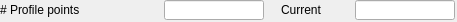
   <widget class="caFrame" name="caFrame_0">
    <property name="geometry">
     <rect>
      <x>55</x>
      <y>56</y>
      <width>457</width>
      <height>22</height>
     </rect>
    </property>
    <widget class="caLabel" name="caLabel_1">
     <property name="geometry">
      <rect>
       <x>0</x>
       <y>0</y>
       <width>160</width>
       <height>20</height>
      </rect>
     </property>
     <property name="text">
      <string># Profile points</string>
     </property>
     <property name="alignment">
      <set>Qt::AlignAbsolute|Qt::AlignLeading|Qt::AlignLeft|Qt::AlignVCenter</set>
     </property>
     <property name="fontScaleMode">
      <enum>ESimpleLabel::WidthAndHeight</enum>
     </property>
     <property name="foreground">
      <color>
       <red>0</red>
       <green>0</green>
       <blue>0</blue>
      </color>
     </property>
     <property name="background">
      <color alpha="0">
       <red>0</red>
       <green>0</green>
       <blue>0</blue>
      </color>
     </property>
     <property name="frameShape">
      <enum>QFrame::NoFrame</enum>
     </property>
    </widget>
    <widget class="caTextEntry" name="caTextEntry_0">
     <property name="geometry">
      <rect>
       <x>164</x>
       <y>0</y>
       <width>100</width>
       <height>20</height>
      </rect>
     </property>
     <property name="channel" stdset="0">
      <string>$(P)$(R)NumPoints</string>
     </property>
     <property name="foreground">
      <color>
       <red>0</red>
       <green>0</green>
       <blue>0</blue>
      </color>
     </property>
     <property name="background">
      <color>
       <red>115</red>
       <green>223</green>
       <blue>255</blue>
      </color>
     </property>
     <property name="colorMode">
      <enum>caLineEdit::Static</enum>
     </property>
     <property name="precisionMode">
      <enum>caLineEdit::Channel</enum>
     </property>
     <property name="limitsMode">
      <enum>caLineEdit::Channel</enum>
     </property>
     <property name="maxValue">
      <double>1.000000000000000</double>
     </property>
     <property name="minValue">
      <double>0.000000000000000</double>
     </property>
     <property name="fontScaleMode" stdset="0">
      <enum>caLineEdit::WidthAndHeight</enum>
     </property>
     <property name="formatType">
      <enum>caLineEdit::decimal</enum>
     </property>
    </widget>
    <widget class="caLabel" name="caLabel_2">
     <property name="geometry">
      <rect>
       <x>281</x>
       <y>0</y>
       <width>70</width>
       <height>20</height>
      </rect>
     </property>
     <property name="text">
      <string>Current</string>
     </property>
     <property name="alignment">
      <set>Qt::AlignAbsolute|Qt::AlignLeading|Qt::AlignLeft|Qt::AlignVCenter</set>
     </property>
     <property name="fontScaleMode">
      <enum>ESimpleLabel::WidthAndHeight</enum>
     </property>
     <property name="foreground">
      <color>
       <red>0</red>
       <green>0</green>
       <blue>0</blue>
      </color>
     </property>
     <property name="background">
      <color alpha="0">
       <red>0</red>
       <green>0</green>
       <blue>0</blue>
      </color>
     </property>
     <property name="frameShape">
      <enum>QFrame::NoFrame</enum>
     </property>
    </widget>
    <widget class="caLineEdit" name="caLineEdit_0">
     <property name="geometry">
      <rect>
       <x>355</x>
       <y>0</y>
       <width>100</width>
       <height>20</height>
      </rect>
     </property>
     <property name="alignment">
      <set>Qt::AlignAbsolute|Qt::AlignLeading|Qt::AlignLeft|Qt::AlignVCenter</set>
     </property>
     <property name="channel" stdset="0">
      <string>$(P)$(R)CurrentPoint</string>
     </property>
     <property name="foreground">
      <color>
       <red>10</red>
       <green>0</green>
       <blue>184</blue>
      </color>
     </property>
     <property name="background">
      <color>
       <red>187</red>
       <green>187</green>
       <blue>187</blue>
      </color>
     </property>
     <property name="colorMode">
      <enum>caLineEdit::Static</enum>
     </property>
     <property name="precisionMode">
      <enum>caLineEdit::Channel</enum>
     </property>
     <property name="limitsMode">
      <enum>caLineEdit::Channel</enum>
     </property>
     <property name="maxValue">
      <double>1.000000000000000</double>
     </property>
     <property name="minValue">
      <double>0.000000000000000</double>
     </property>
     <property name="fontScaleMode" stdset="0">
      <enum>caLineEdit::WidthAndHeight</enum>
     </property>
     <property name="formatType">
      <enum>caLineEdit::decimal</enum>
     </property>
    </widget>
   </widget>
